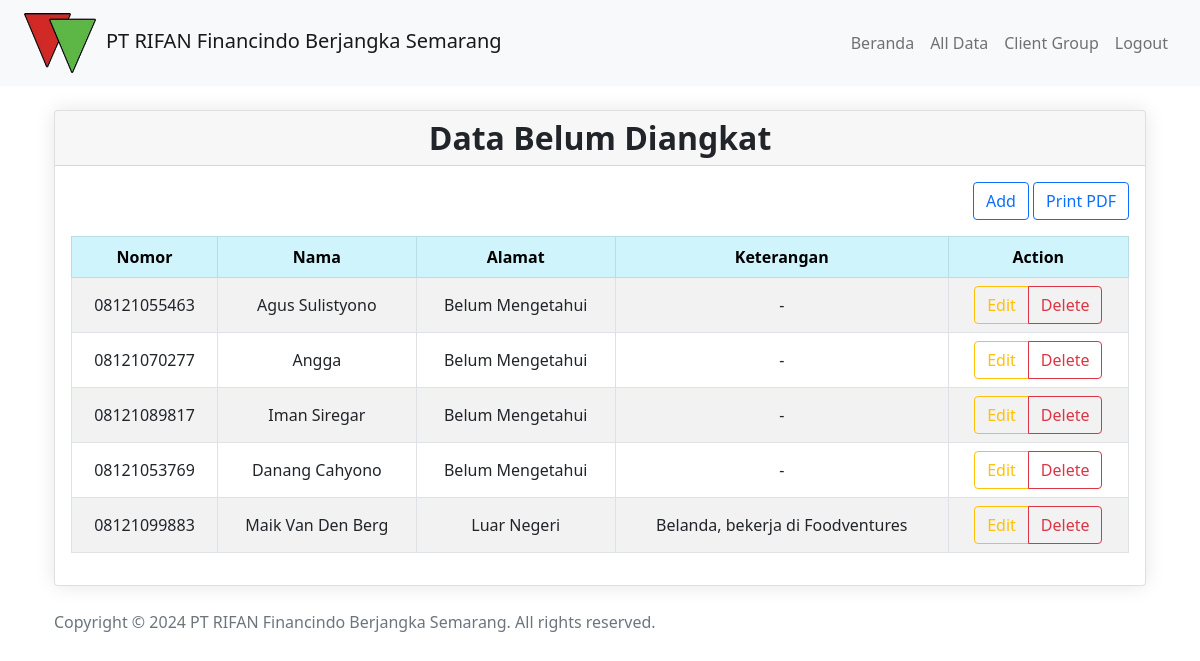
/katagori/katagoriView.php, run on the app's committed database.
### tables this page shows
CREATE TABLE `database_nmr` (
  `id` int(3) NOT NULL,
  `kode` int(11) NOT NULL,
  `nomor` char(12) NOT NULL,
  `nama` varchar(50) NOT NULL,
  `katagori` enum('belum diangkat','proses broadcast','diblokir','appointment') NOT NULL,
  `ket` varchar(100) NOT NULL,
  `id_prov` int(2) NOT NULL
);

CREATE TABLE `prov` (
  `id_prov` int(2) NOT NULL,
  `nama_prov` char(30) NOT NULL
);

### katagori/katagoriView.php (the view, shortened to what this page needs)
<?php
include '../tools/koneksirifan.php';
include '../layout/header.php';
include '../layout/navbar.php';
?>
<link href="https://cdn.jsdelivr.net/npm/bootstrap@5.1.0/dist/css/bootstrap.min.css" rel="stylesheet">
<div class="container py-4">
        <div class="card">
            <div class="card-header">
                <h2 class="text-center fw-bold mb-0">Data Belum Diangkat</h2>
            </div>
            <div class="card-body">
                <div class="row">
                    <div class="col-lg-12">
                        <div class="mb-3 text-end">
                            <button type="button" class="btn btn-outline-primary" data-bs-toggle="modal" data-bs-target="#modalAdd">Add</button>
                            <button type="button" class="btn btn-outline-primary" onclick="window.open('../report/printPDF.php', '_blank')">Print PDF</button>
                        </div>
                        <table class="table table-striped table-bordered">
                            <thead>
                                <tr class="table-info">
                                    <th>Nomor</th>
                                    <th>Nama</th>
                                    <th>Alamat</th>
                                    <th>Keterangan</th>
                                    <th>Action</th>
                                </tr>
                            </thead>
                        <tbody>
                            <?php
                            $data = $conn->query("SELECT dbn.id, dbn.kode, dbn.nomor, dbn.nama, dbn.katagori, dbn.ket, p.nama_prov
                            FROM database_nmr dbn
                            LEFT JOIN prov p ON dbn.id_prov = p.id_prov");
                            while ($kriteria = $data->fetch_assoc()) {
                                if ($kriteria['katagori'] == "belum diangkat") {?>
                                    <tr>
                                        <td><?= $kriteria['nomor'] ?></td>
                                        <td><?= $kriteria['nama'] ?></td>
                                        <td><?= $kriteria['nama_prov'] ?></td>
                                        <td><?= $kriteria['ket'] ?></td>
                                        <td>
                                            <div class="btn-group">
                                                <a href="" class="btn btn-outline-warning" data-bs-toggle="modal" data-bs-target="#modalEdit<?= $kriteria['id']; ?>">Edit</a>
                                                <a href="katagoriDelete.php?id=<?= $kriteria['id']; ?>" class="btn btn-outline-danger" onclick=" return confirm('Delete this data ?')">Delete</a>
                                            </div>
                                        </td>
                                    </tr>
                                <?php } }?>
                        </tbody>
                    </table>
                </div>
            </div>
        </div>
    </div>
</div>
                <?php include '../layout/footer.php'; ?>

### tools/css/style.css (style rules this page uses)
.table > thead > tr > * { vertical-align: middle; text-align: center; }
.table > tbody > tr > * { vertical-align: middle; text-align: center; }

### katagori/katagoriView.php (style rules this page uses)
body { background-color: #f8f9fa; }
.card { background-color: #fff; box-shadow: 0px 0px 20px rgba(0, 0, 0, 0.1); }
.card-header { background-color: ; color:; border-bottom: none; }
.table th, .table td { vertical-align: middle; }

### data on the page
database_nmr: nomor "08121055463", nama "Agus Sulistyono", id_prov.nama_prov "Belum Mengetahui", ket "-"
database_nmr: nomor "08121070277", nama "Angga", id_prov.nama_prov "Belum Mengetahui", ket "-"
database_nmr: nomor "08121089817", nama "Iman Siregar", id_prov.nama_prov "Belum Mengetahui", ket "-"
database_nmr: nomor "08121053769", nama "Danang Cahyono", id_prov.nama_prov "Belum Mengetahui", ket "-"
database_nmr: nomor "08121099883", nama "Maik Van Den Berg", id_prov.nama_prov "Luar Negeri", ket "Belanda, bekerja di Foodventures"
